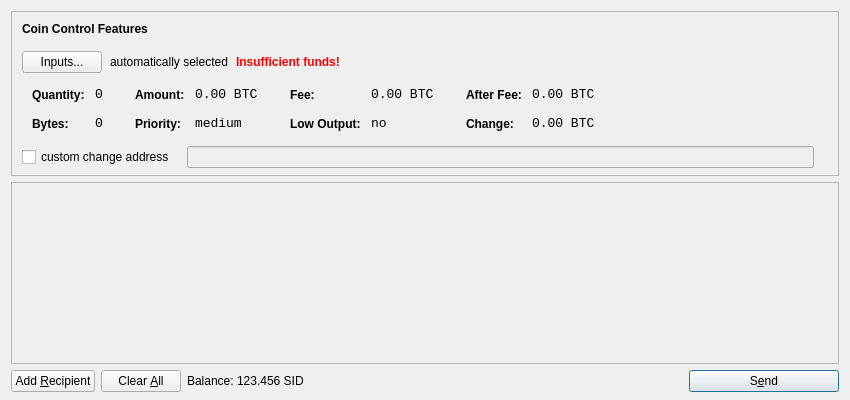
<?xml version="1.0" encoding="UTF-8"?>
<ui version="4.0">
 <class>SendCoinsDialog</class>
 <widget class="QDialog" name="SendCoinsDialog">
  <property name="geometry">
   <rect>
    <x>0</x>
    <y>0</y>
    <width>850</width>
    <height>400</height>
   </rect>
  </property>
  <property name="windowTitle">
   <string>Send Coins</string>
  </property>
  <layout class="QVBoxLayout" name="verticalLayout" stretch="0,1,0">
   <property name="bottomMargin">
    <number>8</number>
   </property>
   <item>
    <widget class="QFrame" name="frameCoinControl">
     <property name="sizePolicy">
      <sizepolicy hsizetype="Expanding" vsizetype="Expanding">
       <horstretch>0</horstretch>
       <verstretch>0</verstretch>
      </sizepolicy>
     </property>
     <property name="maximumSize">
      <size>
       <width>16777215</width>
       <height>16777215</height>
      </size>
     </property>
     <property name="frameShape">
      <enum>QFrame::StyledPanel</enum>
     </property>
     <property name="frameShadow">
      <enum>QFrame::Sunken</enum>
     </property>
     <layout class="QVBoxLayout" name="verticalLayoutCoinControl2">
      <property name="spacing">
       <number>-1</number>
      </property>
      <property name="leftMargin">
       <number>0</number>
      </property>
      <property name="topMargin">
       <number>0</number>
      </property>
      <property name="rightMargin">
       <number>0</number>
      </property>
      <property name="bottomMargin">
       <number>6</number>
      </property>
      <item>
       <layout class="QVBoxLayout" name="verticalLayoutCoinControl" stretch="0,0,0,0,1">
        <property name="spacing">
         <number>0</number>
        </property>
        <property name="leftMargin">
         <number>10</number>
        </property>
        <property name="topMargin">
         <number>10</number>
        </property>
        <item>
         <layout class="QHBoxLayout" name="horizontalLayoutCoinControl1">
          <property name="bottomMargin">
           <number>15</number>
          </property>
          <item>
           <widget class="QLabel" name="labelCoinControlFeatures">
            <property name="sizePolicy">
             <sizepolicy hsizetype="Preferred" vsizetype="Maximum">
              <horstretch>0</horstretch>
              <verstretch>0</verstretch>
             </sizepolicy>
            </property>
            <property name="font">
             <font>
              <weight>75</weight>
              <bold>true</bold>
             </font>
            </property>
            <property name="styleSheet">
             <string notr="true">font-weight:bold;</string>
            </property>
            <property name="text">
             <string>Coin Control Features</string>
            </property>
           </widget>
          </item>
         </layout>
        </item>
        <item>
         <layout class="QHBoxLayout" name="horizontalLayoutCoinControl2" stretch="0,0,0,0">
          <property name="spacing">
           <number>8</number>
          </property>
          <property name="bottomMargin">
           <number>10</number>
          </property>
          <item>
           <widget class="QPushButton" name="pushButtonCoinControl">
            <property name="styleSheet">
             <string notr="true"/>
            </property>
            <property name="text">
             <string>Inputs...</string>
            </property>
           </widget>
          </item>
          <item>
           <widget class="QLabel" name="labelCoinControlAutomaticallySelected">
            <property name="text">
             <string>automatically selected</string>
            </property>
            <property name="margin">
             <number>5</number>
            </property>
           </widget>
          </item>
          <item>
           <widget class="QLabel" name="labelCoinControlInsuffFunds">
            <property name="font">
             <font>
              <weight>75</weight>
              <bold>true</bold>
             </font>
            </property>
            <property name="styleSheet">
             <string notr="true">color:red;font-weight:bold;</string>
            </property>
            <property name="text">
             <string>Insufficient funds!</string>
            </property>
            <property name="margin">
             <number>5</number>
            </property>
           </widget>
          </item>
          <item>
           <spacer name="horizontalSpacerCoinControl">
            <property name="orientation">
             <enum>Qt::Horizontal</enum>
            </property>
            <property name="sizeHint" stdset="0">
             <size>
              <width>40</width>
              <height>1</height>
             </size>
            </property>
           </spacer>
          </item>
         </layout>
        </item>
        <item>
         <widget class="QWidget" name="widgetCoinControl" native="true">
          <property name="sizePolicy">
           <sizepolicy hsizetype="Preferred" vsizetype="Preferred">
            <horstretch>0</horstretch>
            <verstretch>0</verstretch>
           </sizepolicy>
          </property>
          <property name="minimumSize">
           <size>
            <width>0</width>
            <height>0</height>
           </size>
          </property>
          <property name="styleSheet">
           <string notr="true"/>
          </property>
          <layout class="QHBoxLayout" name="horizontalLayoutCoinControl5">
           <property name="margin">
            <number>0</number>
           </property>
           <item>
            <layout class="QHBoxLayout" name="horizontalLayoutCoinControl3" stretch="0,0,0,1">
             <property name="spacing">
              <number>20</number>
             </property>
             <property name="topMargin">
              <number>0</number>
             </property>
             <property name="bottomMargin">
              <number>10</number>
             </property>
             <item>
              <layout class="QFormLayout" name="formLayoutCoinControl1">
               <property name="horizontalSpacing">
                <number>10</number>
               </property>
               <property name="verticalSpacing">
                <number>14</number>
               </property>
               <property name="leftMargin">
                <number>10</number>
               </property>
               <property name="topMargin">
                <number>4</number>
               </property>
               <property name="rightMargin">
                <number>6</number>
               </property>
               <item row="0" column="0">
                <widget class="QLabel" name="labelCoinControlQuantityText">
                 <property name="styleSheet">
                  <string notr="true">font-weight:bold;</string>
                 </property>
                 <property name="text">
                  <string>Quantity:</string>
                 </property>
                 <property name="margin">
                  <number>0</number>
                 </property>
                </widget>
               </item>
               <item row="0" column="1">
                <widget class="QLabel" name="labelCoinControlQuantity">
                 <property name="font">
                  <font>
                   <family>Monospace</family>
                   <pointsize>10</pointsize>
                  </font>
                 </property>
                 <property name="cursor">
                  <cursorShape>IBeamCursor</cursorShape>
                 </property>
                 <property name="contextMenuPolicy">
                  <enum>Qt::ActionsContextMenu</enum>
                 </property>
                 <property name="text">
                  <string notr="true">0</string>
                 </property>
                 <property name="margin">
                  <number>0</number>
                 </property>
                 <property name="textInteractionFlags">
                  <set>Qt::LinksAccessibleByMouse|Qt::TextSelectableByKeyboard|Qt::TextSelectableByMouse</set>
                 </property>
                </widget>
               </item>
               <item row="1" column="0">
                <widget class="QLabel" name="labelCoinControlBytesText">
                 <property name="styleSheet">
                  <string notr="true">font-weight:bold;</string>
                 </property>
                 <property name="text">
                  <string>Bytes:</string>
                 </property>
                </widget>
               </item>
               <item row="1" column="1">
                <widget class="QLabel" name="labelCoinControlBytes">
                 <property name="font">
                  <font>
                   <family>Monospace</family>
                   <pointsize>10</pointsize>
                  </font>
                 </property>
                 <property name="cursor">
                  <cursorShape>IBeamCursor</cursorShape>
                 </property>
                 <property name="contextMenuPolicy">
                  <enum>Qt::ActionsContextMenu</enum>
                 </property>
                 <property name="text">
                  <string notr="true">0</string>
                 </property>
                 <property name="textInteractionFlags">
                  <set>Qt::LinksAccessibleByMouse|Qt::TextSelectableByKeyboard|Qt::TextSelectableByMouse</set>
                 </property>
                </widget>
               </item>
              </layout>
             </item>
             <item>
              <layout class="QFormLayout" name="formLayoutCoinControl2">
               <property name="horizontalSpacing">
                <number>10</number>
               </property>
               <property name="verticalSpacing">
                <number>14</number>
               </property>
               <property name="leftMargin">
                <number>6</number>
               </property>
               <property name="topMargin">
                <number>4</number>
               </property>
               <property name="rightMargin">
                <number>6</number>
               </property>
               <item row="0" column="0">
                <widget class="QLabel" name="labelCoinControlAmountText">
                 <property name="styleSheet">
                  <string notr="true">font-weight:bold;</string>
                 </property>
                 <property name="text">
                  <string>Amount:</string>
                 </property>
                 <property name="margin">
                  <number>0</number>
                 </property>
                </widget>
               </item>
               <item row="0" column="1">
                <widget class="QLabel" name="labelCoinControlAmount">
                 <property name="font">
                  <font>
                   <family>Monospace</family>
                   <pointsize>10</pointsize>
                  </font>
                 </property>
                 <property name="cursor">
                  <cursorShape>IBeamCursor</cursorShape>
                 </property>
                 <property name="contextMenuPolicy">
                  <enum>Qt::ActionsContextMenu</enum>
                 </property>
                 <property name="text">
                  <string notr="true">0.00 BTC</string>
                 </property>
                 <property name="textInteractionFlags">
                  <set>Qt::LinksAccessibleByMouse|Qt::TextSelectableByKeyboard|Qt::TextSelectableByMouse</set>
                 </property>
                </widget>
               </item>
               <item row="1" column="0">
                <widget class="QLabel" name="labelCoinControlPriorityText">
                 <property name="styleSheet">
                  <string notr="true">font-weight:bold;</string>
                 </property>
                 <property name="text">
                  <string>Priority:</string>
                 </property>
                </widget>
               </item>
               <item row="1" column="1">
                <widget class="QLabel" name="labelCoinControlPriority">
                 <property name="font">
                  <font>
                   <family>Monospace</family>
                   <pointsize>10</pointsize>
                  </font>
                 </property>
                 <property name="cursor">
                  <cursorShape>IBeamCursor</cursorShape>
                 </property>
                 <property name="contextMenuPolicy">
                  <enum>Qt::ActionsContextMenu</enum>
                 </property>
                 <property name="text">
                  <string>medium</string>
                 </property>
                 <property name="textInteractionFlags">
                  <set>Qt::LinksAccessibleByMouse|Qt::TextSelectableByKeyboard|Qt::TextSelectableByMouse</set>
                 </property>
                </widget>
               </item>
              </layout>
             </item>
             <item>
              <layout class="QFormLayout" name="formLayoutCoinControl3">
               <property name="horizontalSpacing">
                <number>10</number>
               </property>
               <property name="verticalSpacing">
                <number>14</number>
               </property>
               <property name="leftMargin">
                <number>6</number>
               </property>
               <property name="topMargin">
                <number>4</number>
               </property>
               <property name="rightMargin">
                <number>6</number>
               </property>
               <item row="0" column="0">
                <widget class="QLabel" name="labelCoinControlFeeText">
                 <property name="styleSheet">
                  <string notr="true">font-weight:bold;</string>
                 </property>
                 <property name="text">
                  <string>Fee:</string>
                 </property>
                 <property name="margin">
                  <number>0</number>
                 </property>
                </widget>
               </item>
               <item row="0" column="1">
                <widget class="QLabel" name="labelCoinControlFee">
                 <property name="font">
                  <font>
                   <family>Monospace</family>
                   <pointsize>10</pointsize>
                  </font>
                 </property>
                 <property name="cursor">
                  <cursorShape>IBeamCursor</cursorShape>
                 </property>
                 <property name="contextMenuPolicy">
                  <enum>Qt::ActionsContextMenu</enum>
                 </property>
                 <property name="text">
                  <string notr="true">0.00 BTC</string>
                 </property>
                 <property name="textInteractionFlags">
                  <set>Qt::LinksAccessibleByMouse|Qt::TextSelectableByKeyboard|Qt::TextSelectableByMouse</set>
                 </property>
                </widget>
               </item>
               <item row="1" column="0">
                <widget class="QLabel" name="labelCoinControlLowOutputText">
                 <property name="styleSheet">
                  <string notr="true">font-weight:bold;</string>
                 </property>
                 <property name="text">
                  <string>Low Output:</string>
                 </property>
                </widget>
               </item>
               <item row="1" column="1">
                <widget class="QLabel" name="labelCoinControlLowOutput">
                 <property name="font">
                  <font>
                   <family>Monospace</family>
                   <pointsize>10</pointsize>
                  </font>
                 </property>
                 <property name="cursor">
                  <cursorShape>IBeamCursor</cursorShape>
                 </property>
                 <property name="contextMenuPolicy">
                  <enum>Qt::ActionsContextMenu</enum>
                 </property>
                 <property name="text">
                  <string>no</string>
                 </property>
                 <property name="textInteractionFlags">
                  <set>Qt::LinksAccessibleByMouse|Qt::TextSelectableByKeyboard|Qt::TextSelectableByMouse</set>
                 </property>
                </widget>
               </item>
              </layout>
             </item>
             <item>
              <layout class="QFormLayout" name="formLayoutCoinControl4">
               <property name="horizontalSpacing">
                <number>10</number>
               </property>
               <property name="verticalSpacing">
                <number>14</number>
               </property>
               <property name="leftMargin">
                <number>6</number>
               </property>
               <property name="topMargin">
                <number>4</number>
               </property>
               <property name="rightMargin">
                <number>6</number>
               </property>
               <item row="0" column="0">
                <widget class="QLabel" name="labelCoinControlAfterFeeText">
                 <property name="styleSheet">
                  <string notr="true">font-weight:bold;</string>
                 </property>
                 <property name="text">
                  <string>After Fee:</string>
                 </property>
                 <property name="margin">
                  <number>0</number>
                 </property>
                </widget>
               </item>
               <item row="0" column="1">
                <widget class="QLabel" name="labelCoinControlAfterFee">
                 <property name="font">
                  <font>
                   <family>Monospace</family>
                   <pointsize>10</pointsize>
                  </font>
                 </property>
                 <property name="cursor">
                  <cursorShape>IBeamCursor</cursorShape>
                 </property>
                 <property name="contextMenuPolicy">
                  <enum>Qt::ActionsContextMenu</enum>
                 </property>
                 <property name="text">
                  <string notr="true">0.00 BTC</string>
                 </property>
                 <property name="textInteractionFlags">
                  <set>Qt::LinksAccessibleByMouse|Qt::TextSelectableByKeyboard|Qt::TextSelectableByMouse</set>
                 </property>
                </widget>
               </item>
               <item row="1" column="0">
                <widget class="QLabel" name="labelCoinControlChangeText">
                 <property name="styleSheet">
                  <string notr="true">font-weight:bold;</string>
                 </property>
                 <property name="text">
                  <string>Change:</string>
                 </property>
                </widget>
               </item>
               <item row="1" column="1">
                <widget class="QLabel" name="labelCoinControlChange">
                 <property name="font">
                  <font>
                   <family>Monospace</family>
                   <pointsize>10</pointsize>
                  </font>
                 </property>
                 <property name="cursor">
                  <cursorShape>IBeamCursor</cursorShape>
                 </property>
                 <property name="contextMenuPolicy">
                  <enum>Qt::ActionsContextMenu</enum>
                 </property>
                 <property name="text">
                  <string notr="true">0.00 BTC</string>
                 </property>
                 <property name="textInteractionFlags">
                  <set>Qt::LinksAccessibleByMouse|Qt::TextSelectableByKeyboard|Qt::TextSelectableByMouse</set>
                 </property>
                </widget>
               </item>
              </layout>
             </item>
            </layout>
           </item>
          </layout>
         </widget>
        </item>
        <item>
         <layout class="QHBoxLayout" name="horizontalLayoutCoinControl4" stretch="0,0,0">
          <property name="spacing">
           <number>12</number>
          </property>
          <property name="sizeConstraint">
           <enum>QLayout::SetDefaultConstraint</enum>
          </property>
          <property name="topMargin">
           <number>5</number>
          </property>
          <property name="rightMargin">
           <number>5</number>
          </property>
          <item>
           <widget class="QCheckBox" name="checkBoxCoinControlChange">
            <property name="text">
             <string>custom change address</string>
            </property>
           </widget>
          </item>
          <item>
           <widget class="QLineEdit" name="lineEditCoinControlChange">
            <property name="enabled">
             <bool>false</bool>
            </property>
            <property name="sizePolicy">
             <sizepolicy hsizetype="Expanding" vsizetype="Fixed">
              <horstretch>0</horstretch>
              <verstretch>0</verstretch>
             </sizepolicy>
            </property>
           </widget>
          </item>
          <item>
           <widget class="QLabel" name="labelCoinControlChangeLabel">
            <property name="sizePolicy">
             <sizepolicy hsizetype="Preferred" vsizetype="Expanding">
              <horstretch>0</horstretch>
              <verstretch>0</verstretch>
             </sizepolicy>
            </property>
            <property name="minimumSize">
             <size>
              <width>0</width>
              <height>0</height>
             </size>
            </property>
            <property name="text">
             <string/>
            </property>
            <property name="margin">
             <number>3</number>
            </property>
           </widget>
          </item>
         </layout>
        </item>
        <item>
         <spacer name="verticalSpacerCoinControl">
          <property name="orientation">
           <enum>Qt::Vertical</enum>
          </property>
          <property name="sizeHint" stdset="0">
           <size>
            <width>800</width>
            <height>1</height>
           </size>
          </property>
         </spacer>
        </item>
       </layout>
      </item>
     </layout>
    </widget>
   </item>
   <item>
    <widget class="QScrollArea" name="scrollArea">
     <property name="widgetResizable">
      <bool>true</bool>
     </property>
     <widget class="QWidget" name="scrollAreaWidgetContents">
      <property name="geometry">
       <rect>
        <x>0</x>
        <y>0</y>
        <width>830</width>
        <height>165</height>
       </rect>
      </property>
      <layout class="QVBoxLayout" name="verticalLayout_2">
       <property name="margin">
        <number>0</number>
       </property>
       <item>
        <layout class="QVBoxLayout" name="entries">
         <property name="spacing">
          <number>6</number>
         </property>
        </layout>
       </item>
       <item>
        <spacer name="verticalSpacer">
         <property name="orientation">
          <enum>Qt::Vertical</enum>
         </property>
         <property name="sizeHint" stdset="0">
          <size>
           <width>20</width>
           <height>40</height>
          </size>
         </property>
        </spacer>
       </item>
      </layout>
     </widget>
    </widget>
   </item>
   <item>
    <layout class="QHBoxLayout" name="horizontalLayout">
     <item>
      <widget class="QPushButton" name="addButton">
       <property name="toolTip">
        <string>Send to multiple recipients at once</string>
       </property>
       <property name="text">
        <string>Add &amp;Recipient</string>
       </property>
       <property name="icon">
        <iconset resource="../bitcoin.qrc">
         <normaloff>:/icons/add</normaloff>:/icons/add</iconset>
       </property>
       <property name="autoDefault">
        <bool>false</bool>
       </property>
      </widget>
     </item>
     <item>
      <widget class="QPushButton" name="clearButton">
       <property name="sizePolicy">
        <sizepolicy hsizetype="Minimum" vsizetype="Fixed">
         <horstretch>0</horstretch>
         <verstretch>0</verstretch>
        </sizepolicy>
       </property>
       <property name="toolTip">
        <string>Remove all transaction fields</string>
       </property>
       <property name="text">
        <string>Clear &amp;All</string>
       </property>
       <property name="icon">
        <iconset resource="../bitcoin.qrc">
         <normaloff>:/icons/remove</normaloff>:/icons/remove</iconset>
       </property>
       <property name="autoRepeatDelay">
        <number>300</number>
       </property>
       <property name="autoDefault">
        <bool>false</bool>
       </property>
      </widget>
     </item>
     <item>
      <layout class="QHBoxLayout" name="horizontalLayout_2">
       <property name="spacing">
        <number>3</number>
       </property>
       <item>
        <widget class="QLabel" name="label">
         <property name="text">
          <string>Balance:</string>
         </property>
        </widget>
       </item>
       <item>
        <widget class="QLabel" name="labelBalance">
         <property name="cursor">
          <cursorShape>IBeamCursor</cursorShape>
         </property>
         <property name="text">
          <string>123.456 SID</string>
         </property>
         <property name="textInteractionFlags">
          <set>Qt::LinksAccessibleByMouse|Qt::TextSelectableByKeyboard|Qt::TextSelectableByMouse</set>
         </property>
        </widget>
       </item>
      </layout>
     </item>
     <item>
      <spacer name="horizontalSpacer">
       <property name="orientation">
        <enum>Qt::Horizontal</enum>
       </property>
       <property name="sizeHint" stdset="0">
        <size>
         <width>40</width>
         <height>20</height>
        </size>
       </property>
      </spacer>
     </item>
     <item>
      <widget class="QPushButton" name="sendButton">
       <property name="minimumSize">
        <size>
         <width>150</width>
         <height>0</height>
        </size>
       </property>
       <property name="toolTip">
        <string>Confirm the send action</string>
       </property>
       <property name="text">
        <string>S&amp;end</string>
       </property>
       <property name="icon">
        <iconset resource="../bitcoin.qrc">
         <normaloff>:/icons/send</normaloff>:/icons/send</iconset>
       </property>
       <property name="default">
        <bool>true</bool>
       </property>
      </widget>
     </item>
    </layout>
   </item>
  </layout>
 </widget>
 <resources>
  <include location="../bitcoin.qrc"/>
 </resources>
 <connections/>
</ui>
